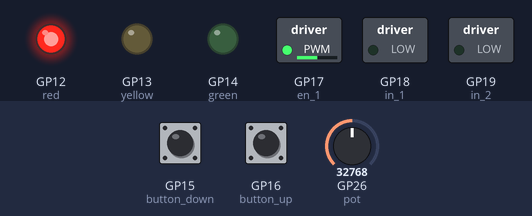
Bench run of a program on a simulated Raspberry Pi Pico running MicroPython. Shown: switched loads named in the program (green lamp = pin HIGH), output pins drawn as LEDs (lit = HIGH). Inputs (shaded band) come from the test bench; at power-on: GP26 (pot) = 32768, GP15 (button_down) LOW, GP16 (button_up) HIGH (analog values on the 0–65535 scale).

Above: at 1.2 s.
1.3 s: GP26 (pot) set to 45874
At 2.1 s:
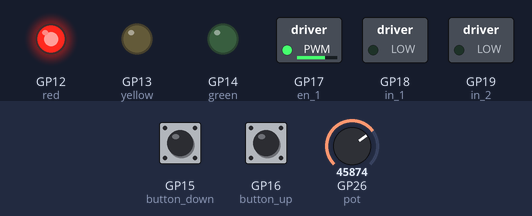
3.0 s: GP15 (button_down) pulled HIGH for 0.3 s
At 3.3 s:
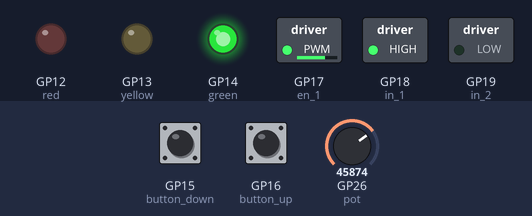
4.8 s: GP16 (button_up) pulled LOW for 0.3 s
At 6.1 s:
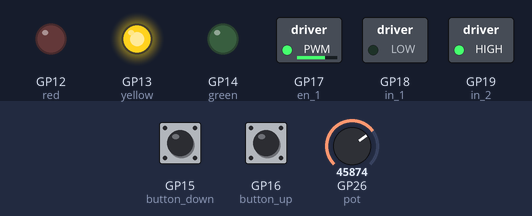
6.6 s: GP26 (pot) set to 57670
At 7.9 s:
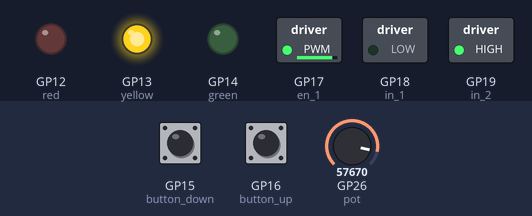
8.2 s: GP15 (button_down) pulled HIGH for 1 s
At 9.2 s:
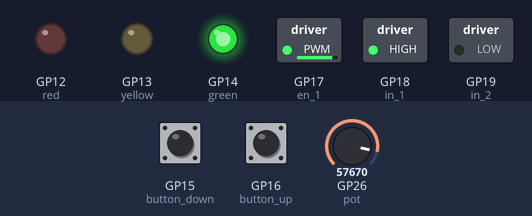
10.7 s: GP26 (pot) set to 32767
At 11.1 s:
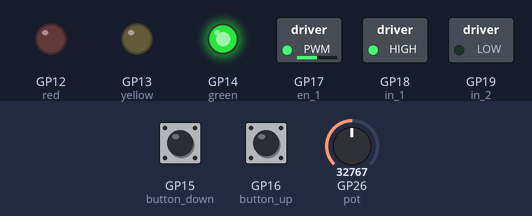
Timing chart, 0 to 13.2 s (numbered marks = the images above; inputs shaded):
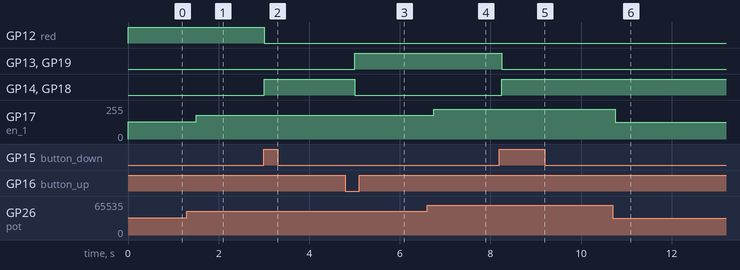

Measured:
- after the input at 1.3 s, GP17 (en_1): 128/255 → 178/255 after 0.20 s
- after the input at 3.0 s, GP12 (red): HIGH → LOW at once; GP14 (green), GP18 (in_1): LOW → HIGH at once
- after the input at 4.8 s, GP13 (yellow), GP19 (in_2): LOW → HIGH after 0.20 s; GP14 (green), GP18 (in_1): HIGH → LOW after 0.20 s
- after the input at 6.6 s, GP17 (en_1): 178/255 → 224/255 after 0.15 s
- after the input at 8.2 s, GP13 (yellow), GP19 (in_2): HIGH → LOW after 0.05 s; GP14 (green), GP18 (in_1): LOW → HIGH after 0.05 s
- after the input at 10.7 s, GP17 (en_1): 224/255 → 127/255 after 0.06 s

The program:

motor-speed.py
```python
from machine import Pin, ADC, PWM
from utime import sleep

red = Pin(12, Pin.OUT)
yellow = Pin(13, Pin.OUT)
green = Pin(14, Pin.OUT)

button_down = Pin(15, Pin.IN, Pin.PULL_DOWN)
button_up = Pin(16, Pin.IN, Pin.PULL_UP)

en_1 = PWM(Pin(17))
in_1 = Pin(18, Pin.OUT)
in_2 = Pin(19, Pin.OUT)

pot = ADC(26)

def forward():
    in_1.value(1)
    in_2.value(0)

def backward():
    in_1.value(0)
    in_2.value(1)

def stop():
    in_1.value(0)
    in_2.value(0)

red.value(1)
green.value(0)
yellow.value(0)

en_1.freq(50)
stop()

while True:
    en_1.duty_u16(pot.read_u16())
    if button_down.value() == 1:
        forward()
        red.value(0)
        green.value(1)
        yellow.value(0)

    if button_up.value() == 0:
        backward()
        red.value(0)
        green.value(0)
        yellow.value(1)

    sleep(0.25)
```
